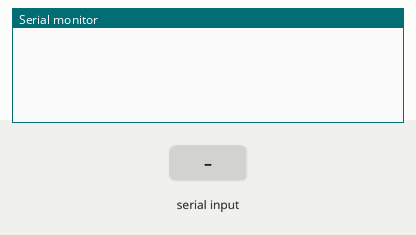
Simulated run of this sketch. Board: Arduino Uno, built with avr-gcc and run on an emulated ATmega328P. On the bench: the last lines printed to the serial monitor. The inputs (shaded band) are chosen by the test bench.

Above: at 1.2 s.
1.3 s: "1\n" received over Serial
At 2.1 s:
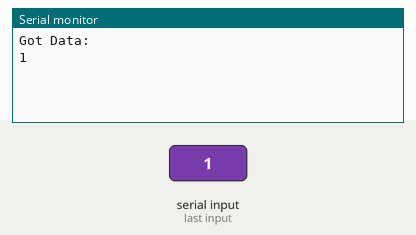
3.0 s: "0\n" received over Serial
At 4.3 s:
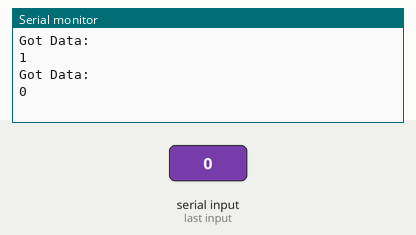
4.5 s: "2\n" received over Serial
At 6.0 s:
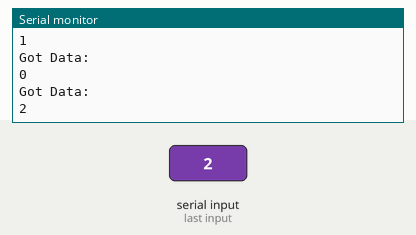

The sketch:

Arduino_BT_Test.ino
```cpp
#define INPUT_SIZE 100

void setup()
{
    Serial.begin(9600);   //Sets the baud for serial data transmission
}

void loop()
{
  if(Serial.available())
  {
    // Get next command from serial bluetooth (add 1 byte for final 0)
    char input[INPUT_SIZE + 1];                  // array of type char (C-string)
    //read Serial until new line or buffer full or time out
    byte size = Serial.readBytesUntil('\n', input, INPUT_SIZE);
    // Add the final 0 to end the C-string
    input[size] = 0;
    Serial.println("Got Data: ");
    Serial.println(input);
    Serial.println("\n");
   }
   delay(500);
}
```

Measured:
- after the input at 1.3 s, the serial monitor: prints a new line after 0.20 s (image 1)
- after the input at 3.0 s, the serial monitor: prints a new line after 0.51 s (image 2)
- after the input at 4.5 s, the serial monitor: prints a new line after 0.51 s (image 3)
